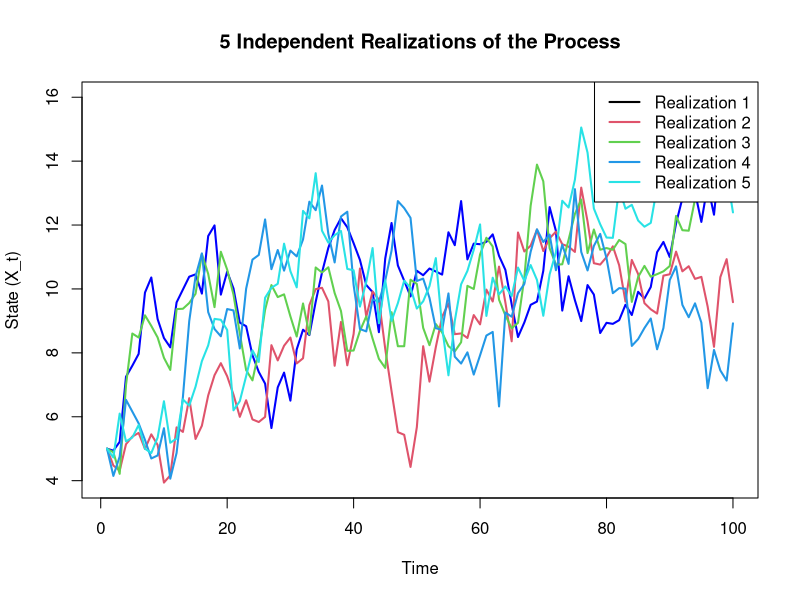
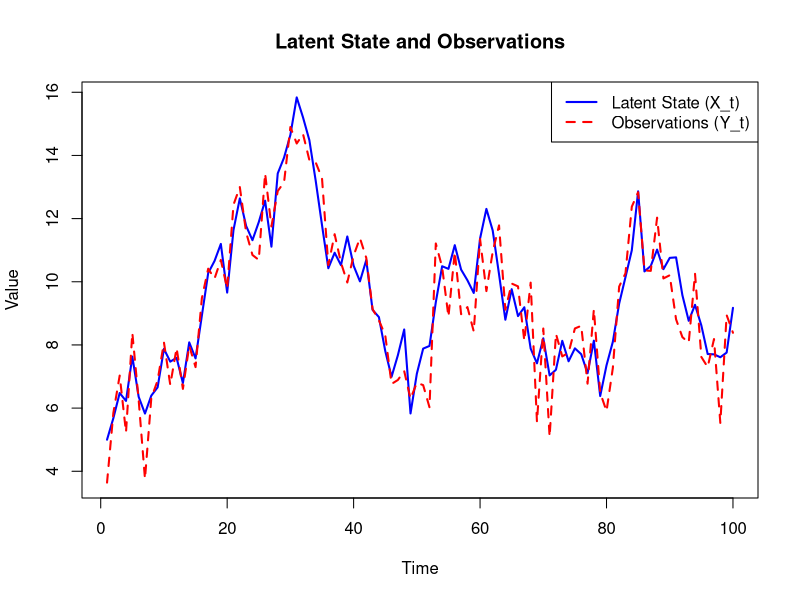
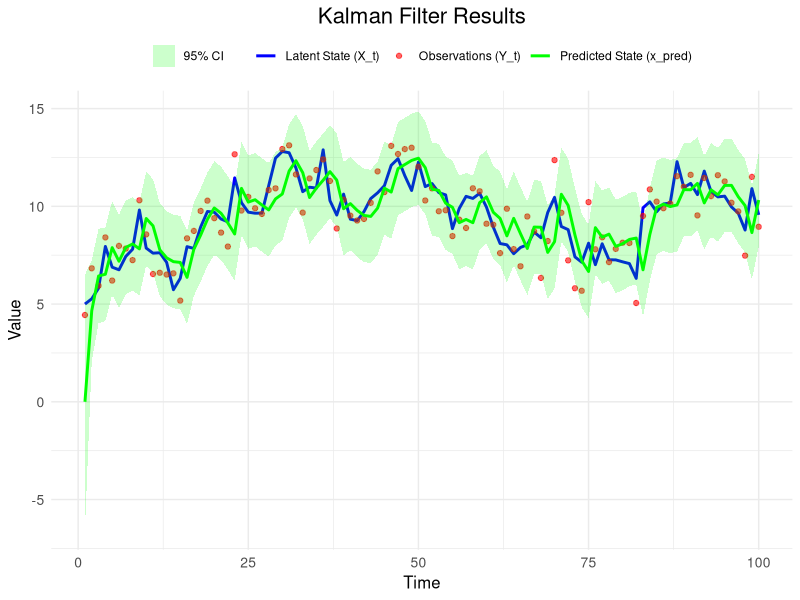
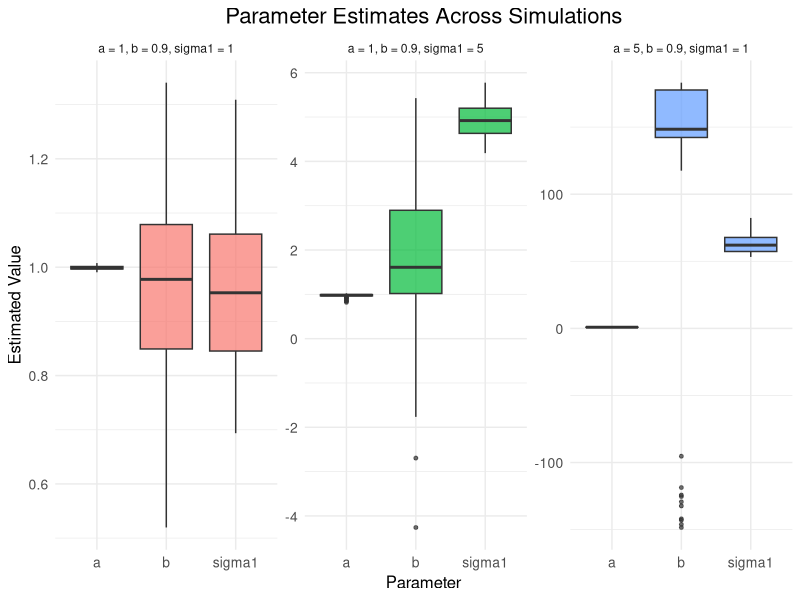
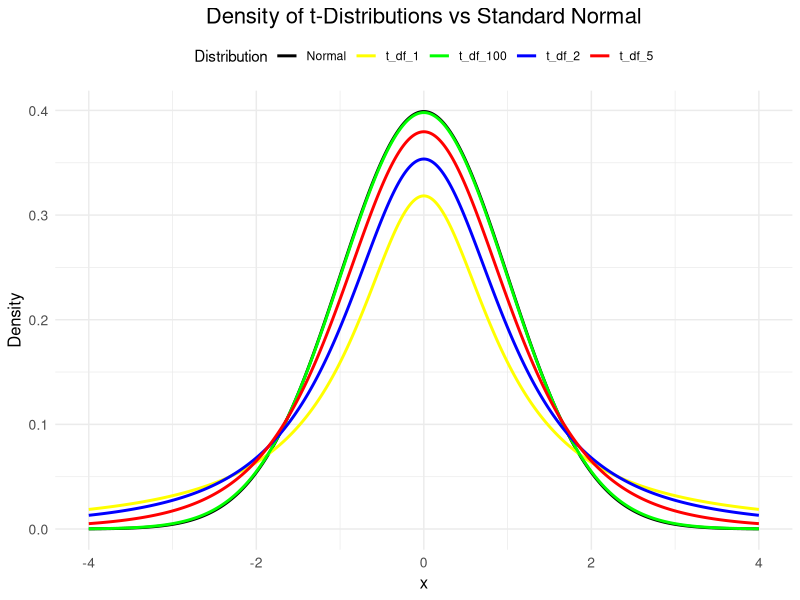

Write R code to recreate these figures, in order. (Note: a time limit stopped this script after it produced the figures.)
# Set random seed for reproducibility
set.seed(123)

# Parameters
a <- 0.9  # State transition coefficient
b <- 1    # Bias term
sigma1 <- 1  # Standard deviation of process noise
sigma2 <- 1  # Standard deviation of observation noise
n <- 100  # Number of time steps
X0 <- 5   # Initial value

### Task 1.1: Simulate 5 independent realizations of the process ###

# Number of realizations
num_realizations <- 5

# Initialize a matrix to store the trajectories
trajectories <- matrix(0, nrow = n, ncol = num_realizations)

# Simulate 5 independent realizations
for (i in 1:num_realizations) {
  X <- numeric(n)  # Initialize the state vector
  X[1] <- X0       # Set the initial value
  for (t in 2:n) {
    X[t] <- a * X[t - 1] + b + rnorm(1, mean = 0, sd = sigma1)
  }
  trajectories[, i] <- X
}

# Plot all 5 trajectories
plot(1:n, trajectories[, 1], type = "l", col = "blue", lwd = 2, ylim = range(trajectories),
     xlab = "Time", ylab = "State (X_t)", main = "5 Independent Realizations of the Process")
for (i in 2:num_realizations) {
  lines(1:n, trajectories[, i], col = i, lwd = 2)
}
legend("topright", legend = paste("Realization", 1:num_realizations), col = 1:num_realizations, lty = 1, lwd = 2)

### Task 1.2: Simulate a single realization with observations ###

# Initialize vectors for the latent state (X_t) and observations (Y_t)
X <- numeric(n)
Y <- numeric(n)

# Set the initial value
X[1] <- X0
Y[1] <- X[1] + rnorm(1, mean = 0, sd = sigma2)

# Simulate the process and observations
for (t in 2:n) {
  X[t] <- a * X[t - 1] + b + rnorm(1, mean = 0, sd = sigma1)  # Latent state
  Y[t] <- X[t] + rnorm(1, mean = 0, sd = sigma2)             # Observation
}

# Plot the latent state and observations
plot(1:n, X, type = "l", col = "blue", lwd = 2, ylim = range(c(X, Y)),
     xlab = "Time", ylab = "Value", main = "Latent State and Observations")
lines(1:n, Y, col = "red", lwd = 2, lty = 2)
legend("topright", legend = c("Latent State (X_t)", "Observations (Y_t)"),
       col = c("blue", "red"), lty = c(1, 2), lwd = 2)

# 1.3
# Load required library
library(ggplot2)

# Set random seed for reproducibility
set.seed(123)

# Parameters
a <- 0.9  # State transition coefficient
b <- 1    # Bias term
sigma1 <- 1  # Standard deviation of process noise
sigma2 <- 1  # Standard deviation of observation noise
n <- 100  # Number of time steps
X0 <- 5   # Initial value

# Simulate the latent state and observations (from Task 1.2)
X <- numeric(n)
Y <- numeric(n)

X[1] <- X0
Y[1] <- X[1] + rnorm(1, mean = 0, sd = sigma2)

for (t in 2:n) {
  X[t] <- a * X[t - 1] + b + rnorm(1, mean = 0, sd = sigma1)  # Latent state
  Y[t] <- X[t] + rnorm(1, mean = 0, sd = sigma2)             # Observation
}

### Completed Kalman Filter Function ###
myKalmanFilter <- function(
  y,             # Vector of observations y_t
  theta,         # Model parameters for X_{t+1} = a*X_t + b + c*e_t
  R,             # Measurement noise variance
  x_prior = 0,   # Initial prior mean for X_0
  P_prior = 10   # Initial prior variance for X_0
) {
  # Unpack model parameters
  a <- theta[1]  # State transition coefficient
  b <- theta[2]  # Bias term
  sigma1 <- theta[3]  # Process noise standard deviation

  # Number of observations
  N <- length(y)

  # Initialize vectors to store results
  x_pred  <- numeric(N)  # Predicted means
  P_pred  <- numeric(N)  # Predicted variances
  x_filt  <- numeric(N)  # Filtered means
  P_filt  <- numeric(N)  # Filtered variances
  innovation     <- numeric(N)  # Pre-fit residuals: y[t] - x_pred[t]
  innovation_var <- numeric(N)  # Innovation covariance: P_pred[t] + R

  # Kalman filter loop
  for (t in seq_len(N)) {
    # Prediction step
    if (t == 1) {
      # Use the prior for the first step
      x_pred[t] <- x_prior
      P_pred[t] <- P_prior + sigma1^2
    } else {
      # Use the previous filtered estimate for subsequent steps
      x_pred[t] <- a * x_filt[t - 1] + b
      P_pred[t] <- a^2 * P_filt[t - 1] + sigma1^2
    }

    # Update step
    innovation[t] <- y[t] - x_pred[t]  # Prediction error
    innovation_var[t] <- P_pred[t] + R  # Prediction error variance
    K_t <- P_pred[t] / innovation_var[t]  # Kalman gain
    x_filt[t] <- x_pred[t] + K_t * innovation[t]  # Filtered estimate
    P_filt[t] <- (1 - K_t) * P_pred[t]  # Filtered estimate variance
  }

  # Return results as a list
  return(list(
    x_pred = x_pred,
    P_pred = P_pred,
    x_filt = x_filt,
    P_filt = P_filt,
    innovation = innovation,
    innovation_var = innovation_var
  ))
}

# Apply the Kalman filter to the simulated data
theta <- c(a, b, sigma1)  # Model parameters
R <- sigma2^2  # Observation noise variance
x_prior <- 0   # Initial prior mean
P_prior <- 10  # Initial prior variance

kf_results <- myKalmanFilter(Y, theta, R, x_prior, P_prior)

# Extract results
x_pred <- kf_results$x_pred
P_pred <- kf_results$P_pred

# Compute 95% confidence intervals
ci_upper <- x_pred + 1.96 * sqrt(P_pred)
ci_lower <- x_pred - 1.96 * sqrt(P_pred)

# Create a data frame for ggplot
data <- data.frame(
  Time = 1:n,
  LatentState = X,
  Observations = Y,
  PredictedState = x_pred,
  CI_Upper = ci_upper,
  CI_Lower = ci_lower
)

# Plot using ggplot2
ggplot(data, aes(x = Time)) +
  # Latent state (ground truth)
  geom_line(aes(y = LatentState, color = "Latent State (X_t)"), size = 1) +
  # Observations
  geom_point(aes(y = Observations, color = "Observations (Y_t)"), size = 1.5, alpha = 0.6) +
  # Predicted state
  geom_line(aes(y = PredictedState, color = "Predicted State (x_pred)"), size = 1) +
  # Confidence intervals
  geom_ribbon(aes(ymin = CI_Lower, ymax = CI_Upper, fill = "95% CI"), alpha = 0.2) +
  # Customize colors
  scale_color_manual(values = c("Latent State (X_t)" = "blue",
                                 "Observations (Y_t)" = "red",
                                 "Predicted State (x_pred)" = "green")) +
  scale_fill_manual(values = c("95% CI" = "green")) +
  # Labels and theme
  labs(title = "Kalman Filter Results",
       x = "Time",
       y = "Value",
       color = "Legend",
       fill = "Legend") +
  theme_minimal() +
  theme(legend.position = "top",
        legend.title = element_blank(),
        plot.title = element_text(hjust = 0.5, size = 16),
        axis.title = element_text(size = 12),
        axis.text = element_text(size = 10))

# Load required libraries
library(ggplot2)
library(dplyr)
library(tidyr)

# Set random seed for reproducibility
set.seed(123)

### Kalman Filter Function ###
myKalmanFilter <- function(y, theta, R, x_prior = 0, P_prior = 10) {
  # Unpack parameters
  a <- theta[1]
  b <- theta[2]
  sigma1 <- theta[3]

  # Number of observations
  N <- length(y)

  # Initialize vectors to store results
  x_pred  <- numeric(N)  # Predicted means
  P_pred  <- numeric(N)  # Predicted variances
  x_filt  <- numeric(N)  # Filtered means
  P_filt  <- numeric(N)  # Filtered variances
  innovation     <- numeric(N)  # Pre-fit residuals: y[t] - x_pred[t]
  innovation_var <- numeric(N)  # Innovation covariance: P_pred[t] + R

  # Kalman filter loop
  for (t in seq_len(N)) {
    # Prediction step
    if (t == 1) {
      # Use the prior for the first step
      x_pred[t] <- x_prior
      P_pred[t] <- P_prior + sigma1^2
    } else {
      # Use the previous filtered estimate for subsequent steps
      x_pred[t] <- a * x_filt[t - 1] + b
      P_pred[t] <- a^2 * P_filt[t - 1] + sigma1^2
    }

    # Ensure predicted variance is positive
    P_pred[t] <- max(P_pred[t], 1e-6)

    # Update step
    innovation[t] <- y[t] - x_pred[t]  # Prediction error
    innovation_var[t] <- P_pred[t] + R  # Prediction error variance

    # Ensure innovation variance is positive
    innovation_var[t] <- max(innovation_var[t], 1e-6)

    K_t <- P_pred[t] / innovation_var[t]  # Kalman gain
    x_filt[t] <- x_pred[t] + K_t * innovation[t]  # Filtered estimate
    P_filt[t] <- (1 - K_t) * P_pred[t]  # Filtered estimate variance
  }

  # Return results as a list
  return(list(
    x_pred = x_pred,
    P_pred = P_pred,
    x_filt = x_filt,
    P_filt = P_filt,
    innovation = innovation,
    innovation_var = innovation_var
  ))
}

### Log-Likelihood Function ###
myLogLikFun <- function(theta, y, R, x_prior = 0, P_prior = 10) {
  # Unpack parameters
  a <- theta[1]
  b <- theta[2]
  sigma1 <- theta[3]

  # Ensure sigma1 is positive
  if (sigma1 <= 0) {
    return(Inf)  # Return a large value for invalid parameters
  }

  # Call the Kalman filter function
  kf_result <- myKalmanFilter(y, theta, R, x_prior, P_prior)

  # Extract innovations and their variances
  err <- kf_result$innovation       # Innovations (y[t] - x_pred[t])
  S <- kf_result$innovation_var     # Innovation variances (P_pred[t] + R)

  # Ensure all innovation variances are positive
  if (any(S <= 0)) {
    return(Inf)  # Return a large value for invalid computations
  }

  # Compute log-likelihood contributions from each time step
  logL <- -0.5 * sum(log(2 * pi * S) + (err^2 / S))

  return(-logL)
}

### Parameter Estimation Function ###
estimate_parameters <- function(y, R, x_prior = 0, P_prior = 10) {
  # Initial guesses for parameters
  theta_init <- c(1, 1, 1)  # Initial guesses for a, b, sigma1

  # Minimize the negative log-likelihood
  result <- optim(
    par = theta_init,
    fn = myLogLikFun,
    y = y,
    R = R,
    x_prior = x_prior,
    P_prior = P_prior,
    method = "L-BFGS-B",  # Constrained optimization
    lower = c(-Inf, -Inf, 0.001)  # Ensure sigma1 > 0
  )

  # Return the estimated parameters
  return(result$par)
}

### Simulation and Estimation ###
simulate_and_estimate <- function(a, b, sigma1, sigma2, n, num_realizations) {
  # Storage for estimated parameters
  estimates <- matrix(NA, nrow = num_realizations, ncol = 3)
  colnames(estimates) <- c("a", "b", "sigma1")

  # Simulate and estimate for each realization
  for (i in 1:num_realizations) {
    # Simulate data
    X <- numeric(n)
    Y <- numeric(n)
    X[1] <- 0  # Initial state
    Y[1] <- X[1] + rnorm(1, mean = 0, sd = sigma2)

    for (t in 2:n) {
      X[t] <- a * X[t - 1] + b + rnorm(1, mean = 0, sd = sigma1)
      Y[t] <- X[t] + rnorm(1, mean = 0, sd = sigma2)
    }

    # Cap extreme values in Y to prevent numerical instability
    Y <- pmin(pmax(Y, -1e3), 1e3)

    # Estimate parameters
    tryCatch({
      estimates[i, ] <- estimate_parameters(Y, R = sigma2^2)
    }, error = function(e) {
      estimates[i, ] <- c(NA, NA, NA)  # Assign NA for failed realizations
    })
  }

  return(estimates)
}

### Main Simulation ###
set.seed(123)  # For reproducibility
n <- 100
num_realizations <- 100
sigma2 <- 1  # Observation noise standard deviation

# Parameter combinations
params_1 <- simulate_and_estimate(a = 1, b = 0.9, sigma1 = 1, sigma2 = sigma2, n = n, num_realizations = num_realizations)
params_2 <- simulate_and_estimate(a = 5, b = 0.9, sigma1 = 1, sigma2 = sigma2, n = n, num_realizations = num_realizations)
params_3 <- simulate_and_estimate(a = 1, b = 0.9, sigma1 = 5, sigma2 = sigma2, n = n, num_realizations = num_realizations)

### Summarize Results ###
# Combine results into a single data frame for plotting
results <- bind_rows(
  data.frame(params_1, Combination = "a = 1, b = 0.9, sigma1 = 1"),
  data.frame(params_2, Combination = "a = 5, b = 0.9, sigma1 = 1"),
  data.frame(params_3, Combination = "a = 1, b = 0.9, sigma1 = 5")
)

# Remove rows with NA values
results <- na.omit(results)

# Reshape data for ggplot
results_long <- results %>%
  pivot_longer(cols = c("a", "b", "sigma1"), names_to = "Parameter", values_to = "Estimate")

# Create boxplots
ggplot(results_long, aes(x = Parameter, y = Estimate, fill = Combination)) +
  geom_boxplot(outlier.size = 1, alpha = 0.7) +
  facet_wrap(~ Combination, scales = "free") +
  labs(title = "Parameter Estimates Across Simulations",
       x = "Parameter",
       y = "Estimated Value") +
  theme_minimal() +
  theme(legend.position = "none",
        plot.title = element_text(hjust = 0.5, size = 16),
        axis.title = element_text(size = 12),
        axis.text = element_text(size = 10))

# Summarize results by combination and parameter
summary_stats <- results_long %>%
  group_by(Combination, Parameter) %>%
  summarize(
    Mean = mean(Estimate, na.rm = TRUE),
    Median = median(Estimate, na.rm = TRUE),
    SD = sd(Estimate, na.rm = TRUE),
    IQR = IQR(Estimate, na.rm = TRUE),
    .groups = "drop"
  )

# Print the summary statistics
print(summary_stats)

# 1.5

# Load required libraries
library(ggplot2)

# Set random seed for reproducibility
set.seed(123)

### Simulation Parameters ###
n <- 100  # Number of time steps
num_realizations <- 100  # Number of realizations
a <- 1  # State transition coefficient
b <- 0.9  # Bias term
sigma1 <- 1  # Scale for system noise
sigma2 <- 1  # Standard deviation of observation noise
nu_values <- c(100, 5, 2, 1)  # Degrees of freedom for t-distribution

### Simulate the Model ###
simulate_t_noise <- function(a, b, sigma1, sigma2, nu, n, num_realizations) {
  # Storage for simulated data
  simulations <- list()

  for (i in 1:num_realizations) {
    # Initialize latent state and observations
    X <- numeric(n)
    Y <- numeric(n)
    X[1] <- 0  # Initial state
    Y[1] <- X[1] + rnorm(1, mean = 0, sd = sigma2)

    for (t in 2:n) {
      # System noise from Student's t-distribution
      lambda_t <- rt(1, df = nu)  # Draw from t-distribution with df = nu
      X[t] <- a * X[t - 1] + b + sigma1 * lambda_t  # Latent state
      Y[t] <- X[t] + rnorm(1, mean = 0, sd = sigma2)  # Observation
    }

    # Store the results
    simulations[[i]] <- list(X = X, Y = Y)
  }

  return(simulations)
}

# Simulate the model for each value of nu
simulations_by_nu <- lapply(nu_values, function(nu) {
  simulate_t_noise(a, b, sigma1, sigma2, nu, n, num_realizations)
})

### Plot the Density of t-Distributions ###
# Generate data for the density plots
t_density_data <- data.frame(
  x = seq(-4, 4, length.out = 1000),
  Normal = dnorm(seq(-4, 4, length.out = 1000))  # Standard normal density
)

# Add densities for each t-distribution
for (nu in nu_values) {
  t_density_data[[paste0("t_df_", nu)]] <- dt(t_density_data$x, df = nu)
}

# Reshape the data for ggplot
t_density_long <- t_density_data %>%
  pivot_longer(cols = -x, names_to = "Distribution", values_to = "Density")

# Plot the densities
ggplot(t_density_long, aes(x = x, y = Density, color = Distribution)) +
  geom_line(size = 1) +
  scale_color_manual(
    values = c(
      "Normal" = "black",  # Normal distribution in black
      "t_df_100" = "green",  # t-distribution with nu = 100 in green
      "t_df_5" = "red",      # t-distribution with nu = 5 in red
      "t_df_2" = "blue",     # t-distribution with nu = 2 in blue
      "t_df_1" = "yellow"    # t-distribution with nu = 1 in yellow
    )
  ) +
  labs(title = "Density of t-Distributions vs Standard Normal",
       x = "x",
       y = "Density",
       color = "Distribution") +
  theme_minimal() +
  theme(legend.position = "top",
        plot.title = element_text(hjust = 0.5, size = 16),
        axis.title = element_text(size = 12),
        axis.text = element_text(size = 10))

# Load required libraries
library(ggplot2)
library(dplyr)
library(tidyr)

# Set random seed for reproducibility
set.seed(123)

### Simulation Parameters ###
n <- 100  # Number of time steps
num_realizations <- 100  # Number of realizations
a <- 1  # State transition coefficient
b <- 0.9  # Bias term
sigma1 <- 1  # Scale for system noise
sigma2 <- 1  # Standard deviation of observation noise
nu_values <- c(100, 5, 2, 1)  # Degrees of freedom for t-distribution

### Kalman Filter Function ###
myKalmanFilter <- function(y, theta, R, x_prior = 0, P_prior = 10) {
  # Unpack parameters
  a <- theta[1]
  b <- theta[2]
  sigma1 <- theta[3]

  # Number of observations
  N <- length(y)

  # Initialize vectors to store results
  x_pred  <- numeric(N)  # Predicted means
  P_pred  <- numeric(N)  # Predicted variances
  x_filt  <- numeric(N)  # Filtered means
  P_filt  <- numeric(N)  # Filtered variances
  innovation     <- numeric(N)  # Pre-fit residuals: y[t] - x_pred[t]
  innovation_var <- numeric(N)  # Innovation covariance: P_pred[t] + R

  # Kalman filter loop
  for (t in seq_len(N)) {
    # Prediction step
    if (t == 1) {
      # Use the prior for the first step
      x_pred[t] <- x_prior
      P_pred[t] <- P_prior + sigma1^2
    } else {
      # Use the previous filtered estimate for subsequent steps
      x_pred[t] <- a * x_filt[t - 1] + b
      P_pred[t] <- a^2 * P_filt[t - 1] + sigma1^2
    }

    # Ensure predicted variance is positive
    P_pred[t] <- max(P_pred[t], 1e-6)

    # Update step
    innovation[t] <- y[t] - x_pred[t]  # Prediction error
    innovation_var[t] <- P_pred[t] + R  # Prediction error variance

    # Ensure innovation variance is positive
    innovation_var[t] <- max(innovation_var[t], 1e-6)

    K_t <- P_pred[t] / innovation_var[t]  # Kalman gain
    x_filt[t] <- x_pred[t] + K_t * innovation[t]  # Filtered estimate
    P_filt[t] <- (1 - K_t) * P_pred[t]  # Filtered estimate variance
  }

  # Return results as a list
  return(list(
    x_pred = x_pred,
    P_pred = P_pred,
    x_filt = x_filt,
    P_filt = P_filt,
    innovation = innovation,
    innovation_var = innovation_var
  ))
}

### Log-Likelihood Function ###
myLogLikFun <- function(theta, y, R, x_prior = 0, P_prior = 10) {
  # Unpack parameters
  a <- theta[1]
  b <- theta[2]
  sigma1 <- theta[3]

  # Ensure sigma1 is positive
  if (sigma1 <= 0) {
    return(Inf)  # Return a large value for invalid parameters
  }

  # Call the Kalman filter function
  kf_result <- myKalmanFilter(y, theta, R, x_prior, P_prior)

  # Extract innovations and their variances
  err <- kf_result$innovation       # Innovations (y[t] - x_pred[t])
  S <- kf_result$innovation_var     # Innovation variances (P_pred[t] + R)

  # Ensure all innovation variances are positive
  if (any(S <= 0)) {
    return(Inf)  # Return a large value for invalid computations
  }

  # Compute log-likelihood contributions from each time step
  logL <- -0.5 * sum(log(2 * pi * S) + (err^2 / S))

  return(-logL)
}

### Parameter Estimation Function ###
estimate_parameters <- function(y, R, x_prior = 0, P_prior = 10) {
  # Initial guesses for parameters
  theta_init <- c(1, 1, 1)  # Initial guesses for a, b, sigma1

  # Minimize the negative log-likelihood
  result <- optim(
    par = theta_init,
    fn = myLogLikFun,
    y = y,
    R = R,
    x_prior = x_prior,
    P_prior = P_prior,
    method = "L-BFGS-B",  # Constrained optimization
    lower = c(-Inf, -Inf, 0.001)  # Ensure sigma1 > 0
  )

  # Return the estimated parameters
  return(result$par)
}

### Simulate the Model ###
simulate_t_noise <- function(a, b, sigma1, sigma2, nu, n, num_realizations) {
  # Storage for simulated data
  simulations <- list()

  for (i in 1:num_realizations) {
    # Initialize latent state and observations
    X <- numeric(n)
    Y <- numeric(n)
    X[1] <- 0  # Initial state
    Y[1] <- X[1] + rnorm(1, mean = 0, sd = sigma2)

    for (t in 2:n) {
      # System noise from Student's t-distribution
      lambda_t <- rt(1, df = nu)  # Draw from t-distribution with df = nu
      X[t] <- a * X[t - 1] + b + sigma1 * lambda_t  # Latent state
      Y[t] <- X[t] + rnorm(1, mean = 0, sd = sigma2)  # Observation
    }

    # Store the results
    simulations[[i]] <- Y
  }

  return(simulations)
}

### Apply Estimation Pipeline ###
apply_pipeline <- function(simulations, sigma2) {
  # Storage for estimated parameters
  estimates <- matrix(NA, nrow = length(simulations), ncol = 3)
  colnames(estimates) <- c("a", "b", "sigma1")

  for (i in seq_along(simulations)) {
    tryCatch({
      estimates[i, ] <- estimate_parameters(simulations[[i]], R = sigma2^2)
    }, error = function(e) {
      estimates[i, ] <- c(NA, NA, NA)  # Assign NA for failed realizations
    })
  }

  return(estimates)
}

### Main Simulation and Estimation ###
set.seed(123)  # For reproducibility

# Simulate and estimate for each value of nu
results_by_nu <- lapply(nu_values, function(nu) {
  simulations <- simulate_t_noise(a, b, sigma1, sigma2, nu, n, num_realizations)
  estimates <- apply_pipeline(simulations, sigma2)
  data.frame(estimates, Combination = paste0("t (nu = ", nu, ")"))
})

# Combine results into a single data frame
results <- bind_rows(results_by_nu)

# Reshape data for ggplot
results_long <- results %>%
  pivot_longer(cols = c("a", "b", "sigma1"), names_to = "Parameter", values_to = "Estimate")

### Summarize Results with Boxplots ###
ggplot(results_long, aes(x = Parameter, y = Estimate, fill = Combination)) +
  geom_boxplot(outlier.size = 1, alpha = 0.7) +
  facet_wrap(~ Parameter, scales = "free") +
  labs(title = "Estimated Parameters (t-Distribution)",
       x = "Parameter",
       y = "Estimated Value",
       fill = "Noise Type") +
  theme_minimal() +
  theme(legend.position = "top",
        plot.title = element_text(hjust = 0.5, size = 16),
        axis.title = element_text(size = 12),
        axis.text = element_text(size = 10))
